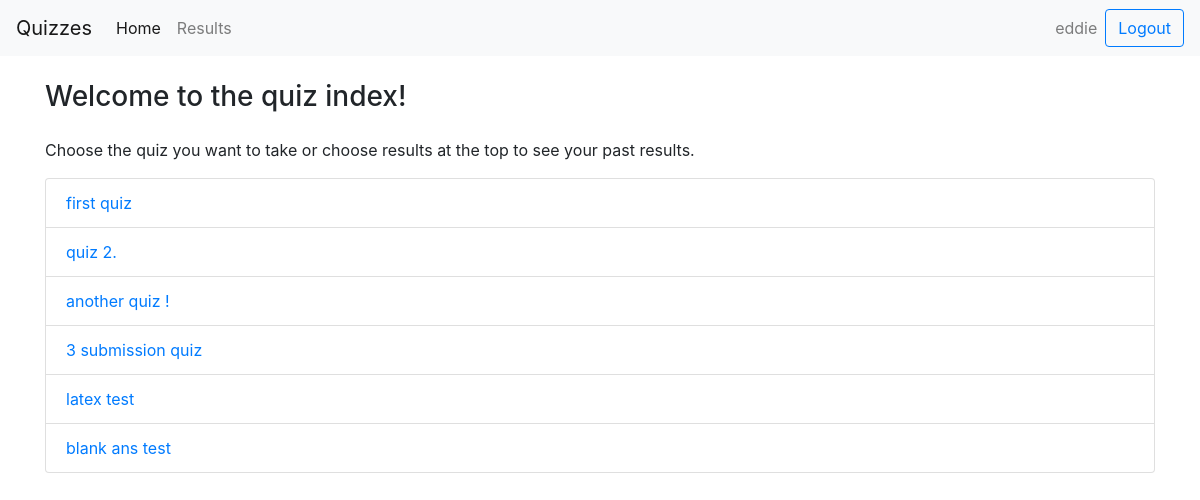
Page /quiz/ (signed in) on the earlier database version.
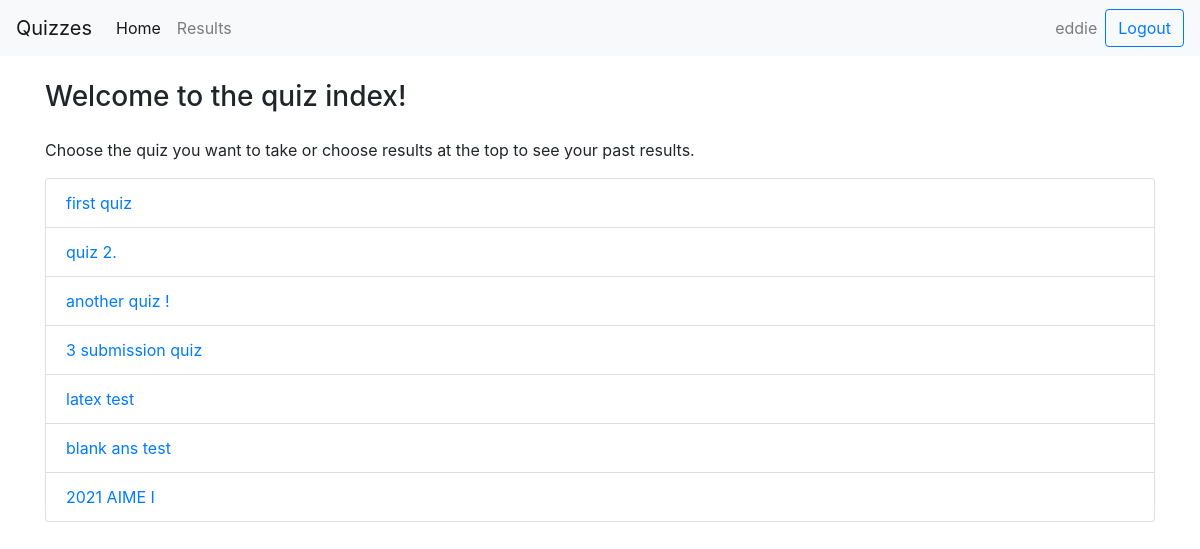
Same page on the later database version.
### quiz/models.py (models this page shows, shortened)
class Quiz(models.Model):
    name = models.CharField(max_length=1000)
    max_subs = models.IntegerField(default = 99999)

### quiz/views.py (the view, shortened to what this page needs)
# urls.py: path('', views.IndexView.as_view(), name = 'index'),
class IndexView(View):
    def get(self, request):
        quizzes = Quiz.objects.all()
        template = loader.get_template('quiz/index.html')
        if request.user.is_authenticated:
            loggedIn = True
        else:
            loggedIn = False
        context = {
            'quizzes': quizzes,
            'loggedIn': loggedIn,
            'user': request.user
        }
        return HttpResponse(template.render(context, request))

### quiz/templates/quiz/index.html (shortened to what this page needs)
{% load static %}
<!DOCTYPE html>
<html>
  <head>
      <link rel="stylesheet" href="https://maxcdn.bootstrapcdn.com/bootstrap/4.4.1/css/bootstrap.min.css" />
      <link rel="stylesheet" type="text/css" href="{% static 'quiz/style.css' %}">
  </head>
  <body>
    {% if loggedIn %}
      <div class = "container-fluid">
        <nav class="navbar navbar-expand-lg navbar-light bg-light">
          <a class="navbar-brand" href="">Quizzes</a>
          <div class="collapse navbar-collapse" id="navbarSupportedContent">
            <ul class="navbar-nav mr-auto">
              <li class="nav-item active">
                <a class="nav-link" href="">Home <span class="sr-only">(current)</span></a>
              </li>
              <li class="nav-item">
                <a class="nav-link" href="results">Results</a>
              </li>
            </ul>
            <ul class="navbar-nav ml-auto">
              <span class="navbar-text mx-2">
                {{ user.username }}
              </span>
              <form method = "POST" class="form-inline my-2 my-lg-0">
                <button class="btn btn-outline-primary my-2 my-sm-0" type="submit" name = "logout">Logout</button>
              </form>
            </ul>
          </div>
        </nav>
      </div>
      <div class = "container">
        <div class = "page-header my-4">
          <h3>Welcome to the quiz index!</h3>
        </div>
        <p>Choose the quiz you want to take or choose results at the top to see your past results.</p>
        <ul class = "list-group">
          {% for quiz in quizzes %}
            <li class = "list-group-item"><a href = {{quiz.id}}>{{quiz.name}}</a></li>
          {% endfor %}
        </ul>
      </div>
    {% endif %}
  </body>
</html>

Differences in the rows shown:
added Quiz: name "2021 AIME I"
